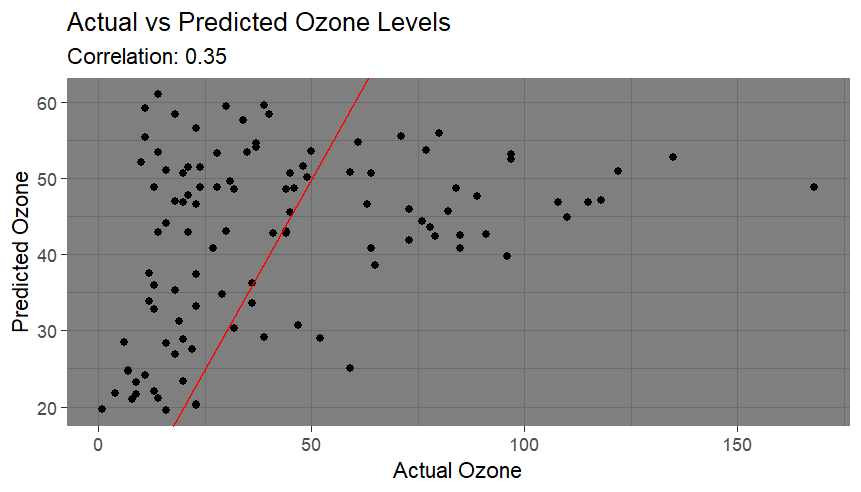

Here is the R script that generated this plot:
#Assignment: Using the air quality from R datasets
library(dplyr)

##Question 1:
airquality |>
  help(airquality) 

##Question 2:
install.packages("visdat")
library(visdat)
vis_dat(airquality)
airquality_cleaned <- na.omit(airquality)  

##Question 3: Solar radiation has a natural relationship with ozone levels 
model <- lm(Ozone ~ Solar.R, data = airquality_cleaned)

##Question 4: The model is valid shows the proportion between ozone and solar radiation
summary(model)

##Question 5: There is approx. 11.3% of the variation in ozone levels can be explained by solar radiation

##Question 6: 
install.packages("broom")
library(broom)
a <- augment(model, newdata = airquality_cleaned)
head(a)

##Question 7:
library(ggplot2)

ggplot(a, aes(x = Ozone, y = .fitted))+
  geom_point() +
  geom_abline(intercept = 0, slope = 1, color = "red") +
  labs(
    title = "Actual vs Predicted Ozone Levels",
    x = "Actual Ozone",
    y = "Predicted Ozone",
    subtitle = paste("Correlation:", round(cor(airquality_cleaned$Ozone, prediction$.fitted), 2))
                     
  ) +
  theme_dark()
